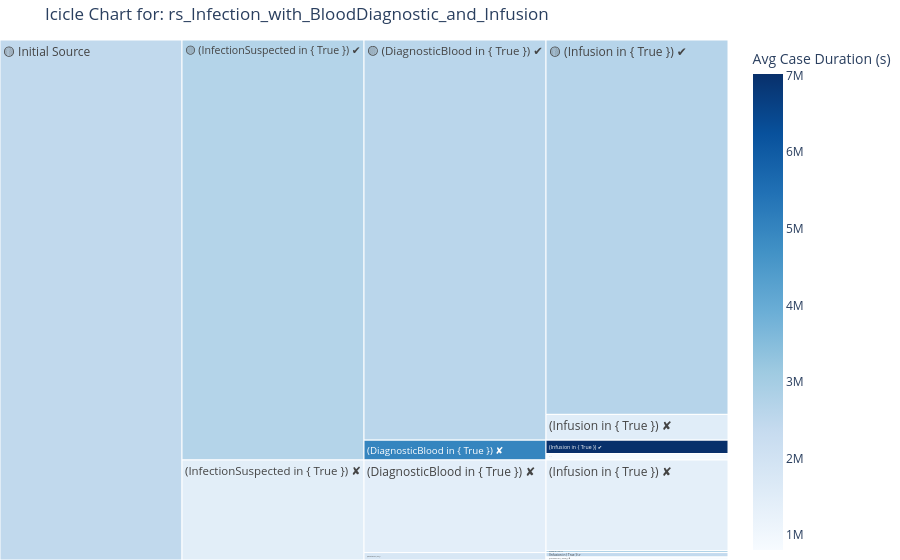
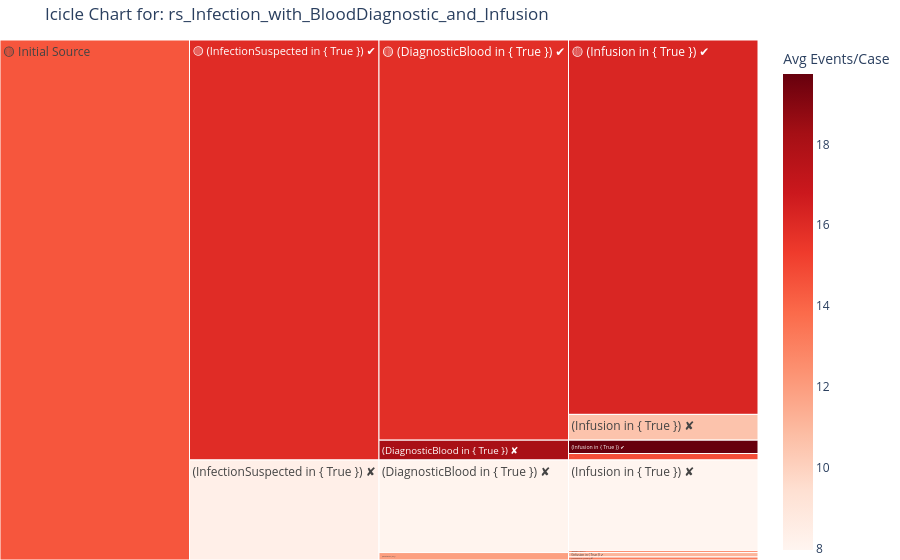
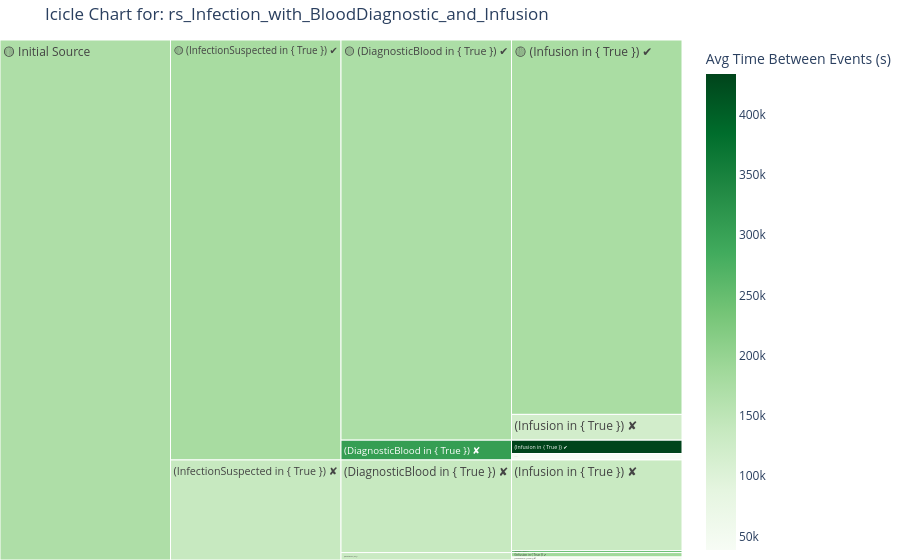

These figures' notebook cell, in order:
### Markdown cell above
When inspecting the visualizations, my initial assumption appears to hold. Most cases in the log are either true for all three filters or false for all three. For example, patients without a suspected infection stayed in the ER for about half as long (16 days) compared to those with a suspected infection.  

An unexpected finding emerged in the group where infection was suspected but no blood diagnostics were performed. Although this group is relatively small, their outcomes differed dramatically depending on whether they received an infusion: patients who did receive an infusion had an average stay of 81 days, while those who did not stayed only about 9 days. This big difference raises questions about what factors might explain such a large gap. Interestingly, these long-duration cases have on average only about five more events, but the time between events is much longer.

### Code cell
query_exploration_icicle('rs_Infection_with_BloodDiagnostic_and_Infusion', log_view, metric='avg_case_duration_seconds', details=False)
query_exploration_icicle('rs_Infection_with_BloodDiagnostic_and_Infusion', log_view, metric='avg_events_per_case', details=False)
query_exploration_icicle('rs_Infection_with_BloodDiagnostic_and_Infusion', log_view, metric='avg_time_between_events', details=False)

### Figure 1 — Plotly figure (JSON) as saved in the notebook; plotly's stock layout.template omitted (floating-point values rounded to 4 significant figures)
{"data": [{"branchvalues": "total", "customdata": [["<b>756 cases</b><br>Avg Case Duration (s): 30d 19h 17m", 2661000.0], ["<b>52 cases</b><br>Avg Case Duration (s): 17d 10h 33m", 1507000.0], ["<b>27 cases</b><br>Avg Case Duration (s): 81d 6h 1m", 7020000.0], ["<b>13 cases</b><br>Avg Case Duration (s): 9d 12h 57m", 824200.0], ["<b>9 cases</b><br>Avg Case Duration (s): 28d 58m", 2423000.0], ["<b>6 cases</b><br>Avg Case Duration (s): 9d 8h 12m", 807100.0], ["<b>4 cases</b><br>Avg Case Duration (s): 33d 14h 28m", 2903000.0], ["<b>183 cases</b><br>Avg Case Duration (s): 16d 1h 14m", 1387000.0], ["(?)", 2587000.0], ["(?)", 5006000.0], ["(?)", 1776000.0], ["(?)", 1419000.0], ["(?)", 2701000.0], ["(?)", 1446000.0], ["(?)", 2460000.0]], "domain": {"x": [0, 1], "y": [0, 1]}, "hovertemplate": "%{customdata[0]}<extra></extra>", "ids": ["🟡 Initial Source/🟡 (InfectionSuspected in { True }) ✔/🟡 (DiagnosticBlood in { True }) ✔/🟡 (Infusion in { True }) ✔", "🟡 Initial Source/🟡 (InfectionSuspected in { True }) ✔/🟡 (DiagnosticBlood in { True }) ✔/(Infusion in { True }) ✘", "🟡 Initial Source/🟡 (InfectionSuspected in { True }) ✔/(DiagnosticBlood in { True }) ✘/(Infusion in { True }) ✔", "🟡 Initial Source/🟡 (InfectionSuspected in { True }) ✔/(DiagnosticBlood in { True }) ✘/(Infusion in { True }) ✘", "🟡 Initial Source/(InfectionSuspected in { True }) ✘/(DiagnosticBlood in { True }) ✔/(Infusion in { True }) ✔", "🟡 Initial Source/(InfectionSuspected in { True }) ✘/(DiagnosticBlood in { True }) ✔/(Infusion in { True }) ✘", "🟡 Initial Source/(InfectionSuspected in { True }) ✘/(DiagnosticBlood in { True }) ✘/(Infusion in { True }) ✔", "🟡 Initial Source/(InfectionSuspected in { True }) ✘/(DiagnosticBlood in { True }) ✘/(Infusion in { True }) ✘", "🟡 Initial Source/🟡 (InfectionSuspected in { True }) ✔/🟡 (DiagnosticBlood in { True }) ✔", "🟡 Initial Source/🟡 (InfectionSuspected in { True }) ✔/(DiagnosticBlood in { True }) ✘", "🟡 Initial Source/(InfectionSuspected in { True }) ✘/(DiagnosticBlood in { True }) ✔", "🟡 Initial Source/(InfectionSuspected in { True }) ✘/(DiagnosticBlood in { True }) ✘", "🟡 Initial Source/🟡 (InfectionSuspected in { True }) ✔", "🟡 Initial Source/(InfectionSuspected in { True }) ✘", "🟡 Initial Source"], "labels": ["🟡 (Infusion in { True }) ✔", "(Infusion in { True }) ✘", "(Infusion in { True }) ✔", "(Infusion in { True }) ✘", "(Infusion in { True }) ✔", "(Infusion in { True }) ✘", "(Infusion in { True }) ✔", "(Infusion in { True }) ✘", "🟡 (DiagnosticBlood in { True }) ✔", "(DiagnosticBlood in { True }) ✘", "(DiagnosticBlood in { True }) ✔", "(DiagnosticBlood in { True }) ✘", "🟡 (InfectionSuspected in { True }) ✔", "(InfectionSuspected in { True }) ✘", "🟡 Initial Source"], "marker": {"coloraxis": "coloraxis", "colors": [2661000.0, 1507000.0, 7020000.0, 824200.0, 2423000.0, 807100.0, 2903000.0, 1387000.0, 2587000.0, 5006000.0, 1776000.0, 1419000.0, 2701000.0, 1446000.0, 2460000.0]}, "name": "", "parents": ["🟡 Initial Source/🟡 (InfectionSuspected in { True }) ✔/🟡 (DiagnosticBlood in { True }) ✔", "🟡 Initial Source/🟡 (InfectionSuspected in { True }) ✔/🟡 (DiagnosticBlood in { True }) ✔", "🟡 Initial Source/🟡 (InfectionSuspected in { True }) ✔/(DiagnosticBlood in { True }) ✘", "🟡 Initial Source/🟡 (InfectionSuspected in { True }) ✔/(DiagnosticBlood in { True }) ✘", "🟡 Initial Source/(InfectionSuspected in { True }) ✘/(DiagnosticBlood in { True }) ✔", "🟡 Initial Source/(InfectionSuspected in { True }) ✘/(DiagnosticBlood in { True }) ✔", "🟡 Initial Source/(InfectionSuspected in { True }) ✘/(DiagnosticBlood in { True }) ✘", "🟡 Initial Source/(InfectionSuspected in { True }) ✘/(DiagnosticBlood in { True }) ✘", "🟡 Initial Source/🟡 (InfectionSuspected in { True }) ✔", "🟡 Initial Source/🟡 (InfectionSuspected in { True }) ✔", "🟡 Initial Source/(InfectionSuspected in { True }) ✘", "🟡 Initial Source/(InfectionSuspected in { True }) ✘", "🟡 Initial Source", "🟡 Initial Source", ""], "type": "icicle", "values": [756.0, 52.0, 27.0, 13.0, 9.0, 6.0, 4.0, 183.0, 808.0, 40.0, 15.0, 187.0, 848.0, 202.0, 1050.0]}], "layout": {"coloraxis": {"colorbar": {"title": {"text": "Avg Case Duration (s)"}}, "colorscale": [[0, "rgb(247,251,255)"], [0.125, "rgb(222,235,247)"], [0.25, "rgb(198,219,239)"], [0.375, "rgb(158,202,225)"], [0.5, "rgb(107,174,214)"], [0.625, "rgb(66,146,198)"], [0.75, "rgb(33,113,181)"], [0.875, "rgb(8,81,156)"], [1, "rgb(8,48,107)"]]}, "legend": {"tracegroupgap": 0}, "margin": {"b": 0, "l": 0, "r": 0, "t": 40}, "title": {"text": "Icicle Chart for: rs_Infection_with_BloodDiagnostic_and_Infusion"}}}

### Figure 2 — Plotly figure (JSON) as saved in the notebook; plotly's stock layout.template omitted (floating-point values rounded to 4 significant figures)
{"data": [{"branchvalues": "total", "customdata": [["<b>756 cases</b><br>Avg Events/Case: 16.21", 16.21], ["<b>52 cases</b><br>Avg Events/Case: 10.58", 10.58], ["<b>27 cases</b><br>Avg Events/Case: 19.74", 19.74], ["<b>13 cases</b><br>Avg Events/Case: 14.77", 14.77], ["<b>9 cases</b><br>Avg Events/Case: 11.11", 11.11], ["<b>6 cases</b><br>Avg Events/Case: 13.17", 13.17], ["<b>4 cases</b><br>Avg Events/Case: 12.75", 12.75], ["<b>183 cases</b><br>Avg Events/Case: 7.97", 7.967], ["(?)", 15.84], ["(?)", 18.12], ["(?)", 11.93], ["(?)", 8.07], ["(?)", 15.95], ["(?)", 8.356], ["(?)", 14.49]], "domain": {"x": [0, 1], "y": [0, 1]}, "hovertemplate": "%{customdata[0]}<extra></extra>", "ids": ["🟡 Initial Source/🟡 (InfectionSuspected in { True }) ✔/🟡 (DiagnosticBlood in { True }) ✔/🟡 (Infusion in { True }) ✔", "🟡 Initial Source/🟡 (InfectionSuspected in { True }) ✔/🟡 (DiagnosticBlood in { True }) ✔/(Infusion in { True }) ✘", "🟡 Initial Source/🟡 (InfectionSuspected in { True }) ✔/(DiagnosticBlood in { True }) ✘/(Infusion in { True }) ✔", "🟡 Initial Source/🟡 (InfectionSuspected in { True }) ✔/(DiagnosticBlood in { True }) ✘/(Infusion in { True }) ✘", "🟡 Initial Source/(InfectionSuspected in { True }) ✘/(DiagnosticBlood in { True }) ✔/(Infusion in { True }) ✔", "🟡 Initial Source/(InfectionSuspected in { True }) ✘/(DiagnosticBlood in { True }) ✔/(Infusion in { True }) ✘", "🟡 Initial Source/(InfectionSuspected in { True }) ✘/(DiagnosticBlood in { True }) ✘/(Infusion in { True }) ✔", "🟡 Initial Source/(InfectionSuspected in { True }) ✘/(DiagnosticBlood in { True }) ✘/(Infusion in { True }) ✘", "🟡 Initial Source/🟡 (InfectionSuspected in { True }) ✔/🟡 (DiagnosticBlood in { True }) ✔", "🟡 Initial Source/🟡 (InfectionSuspected in { True }) ✔/(DiagnosticBlood in { True }) ✘", "🟡 Initial Source/(InfectionSuspected in { True }) ✘/(DiagnosticBlood in { True }) ✔", "🟡 Initial Source/(InfectionSuspected in { True }) ✘/(DiagnosticBlood in { True }) ✘", "🟡 Initial Source/🟡 (InfectionSuspected in { True }) ✔", "🟡 Initial Source/(InfectionSuspected in { True }) ✘", "🟡 Initial Source"], "labels": ["🟡 (Infusion in { True }) ✔", "(Infusion in { True }) ✘", "(Infusion in { True }) ✔", "(Infusion in { True }) ✘", "(Infusion in { True }) ✔", "(Infusion in { True }) ✘", "(Infusion in { True }) ✔", "(Infusion in { True }) ✘", "🟡 (DiagnosticBlood in { True }) ✔", "(DiagnosticBlood in { True }) ✘", "(DiagnosticBlood in { True }) ✔", "(DiagnosticBlood in { True }) ✘", "🟡 (InfectionSuspected in { True }) ✔", "(InfectionSuspected in { True }) ✘", "🟡 Initial Source"], "marker": {"coloraxis": "coloraxis", "colors": [16.21, 10.58, 19.74, 14.77, 11.11, 13.17, 12.75, 7.967, 15.84, 18.12, 11.93, 8.07, 15.95, 8.356, 14.49]}, "name": "", "parents": ["🟡 Initial Source/🟡 (InfectionSuspected in { True }) ✔/🟡 (DiagnosticBlood in { True }) ✔", "🟡 Initial Source/🟡 (InfectionSuspected in { True }) ✔/🟡 (DiagnosticBlood in { True }) ✔", "🟡 Initial Source/🟡 (InfectionSuspected in { True }) ✔/(DiagnosticBlood in { True }) ✘", "🟡 Initial Source/🟡 (InfectionSuspected in { True }) ✔/(DiagnosticBlood in { True }) ✘", "🟡 Initial Source/(InfectionSuspected in { True }) ✘/(DiagnosticBlood in { True }) ✔", "🟡 Initial Source/(InfectionSuspected in { True }) ✘/(DiagnosticBlood in { True }) ✔", "🟡 Initial Source/(InfectionSuspected in { True }) ✘/(DiagnosticBlood in { True }) ✘", "🟡 Initial Source/(InfectionSuspected in { True }) ✘/(DiagnosticBlood in { True }) ✘", "🟡 Initial Source/🟡 (InfectionSuspected in { True }) ✔", "🟡 Initial Source/🟡 (InfectionSuspected in { True }) ✔", "🟡 Initial Source/(InfectionSuspected in { True }) ✘", "🟡 Initial Source/(InfectionSuspected in { True }) ✘", "🟡 Initial Source", "🟡 Initial Source", ""], "type": "icicle", "values": [756.0, 52.0, 27.0, 13.0, 9.0, 6.0, 4.0, 183.0, 808.0, 40.0, 15.0, 187.0, 848.0, 202.0, 1050.0]}], "layout": {"coloraxis": {"colorbar": {"title": {"text": "Avg Events/Case"}}, "colorscale": [[0, "rgb(255,245,240)"], [0.125, "rgb(254,224,210)"], [0.25, "rgb(252,187,161)"], [0.375, "rgb(252,146,114)"], [0.5, "rgb(251,106,74)"], [0.625, "rgb(239,59,44)"], [0.75, "rgb(203,24,29)"], [0.875, "rgb(165,15,21)"], [1, "rgb(103,0,13)"]]}, "legend": {"tracegroupgap": 0}, "margin": {"b": 0, "l": 0, "r": 0, "t": 40}, "title": {"text": "Icicle Chart for: rs_Infection_with_BloodDiagnostic_and_Infusion"}}}

### Figure 3 — Plotly figure (JSON) as saved in the notebook; plotly's stock layout.template omitted (floating-point values rounded to 4 significant figures)
{"data": [{"branchvalues": "total", "customdata": [["<b>756 cases</b><br>Avg Time Between Events (s): 2d 48m", 175700.0], ["<b>52 cases</b><br>Avg Time Between Events (s): 1d 9h 20m", 120100.0], ["<b>27 cases</b><br>Avg Time Between Events (s): 5d 31m", 433900.0], ["<b>13 cases</b><br>Avg Time Between Events (s): 10h 44m", 38700.0], ["<b>9 cases</b><br>Avg Time Between Events (s): 2d 3h 50m", 186600.0], ["<b>6 cases</b><br>Avg Time Between Events (s): 14h 45m", 53160.0], ["<b>4 cases</b><br>Avg Time Between Events (s): 2d 22h 42m", 254500.0], ["<b>183 cases</b><br>Avg Time Between Events (s): 1d 13h 30m", 135000.0], ["(?)", 172100.0], ["(?)", 305500.0], ["(?)", 133200.0], ["(?)", 137600.0], ["(?)", 178400.0], ["(?)", 137300.0], ["(?)", 170500.0]], "domain": {"x": [0, 1], "y": [0, 1]}, "hovertemplate": "%{customdata[0]}<extra></extra>", "ids": ["🟡 Initial Source/🟡 (InfectionSuspected in { True }) ✔/🟡 (DiagnosticBlood in { True }) ✔/🟡 (Infusion in { True }) ✔", "🟡 Initial Source/🟡 (InfectionSuspected in { True }) ✔/🟡 (DiagnosticBlood in { True }) ✔/(Infusion in { True }) ✘", "🟡 Initial Source/🟡 (InfectionSuspected in { True }) ✔/(DiagnosticBlood in { True }) ✘/(Infusion in { True }) ✔", "🟡 Initial Source/🟡 (InfectionSuspected in { True }) ✔/(DiagnosticBlood in { True }) ✘/(Infusion in { True }) ✘", "🟡 Initial Source/(InfectionSuspected in { True }) ✘/(DiagnosticBlood in { True }) ✔/(Infusion in { True }) ✔", "🟡 Initial Source/(InfectionSuspected in { True }) ✘/(DiagnosticBlood in { True }) ✔/(Infusion in { True }) ✘", "🟡 Initial Source/(InfectionSuspected in { True }) ✘/(DiagnosticBlood in { True }) ✘/(Infusion in { True }) ✔", "🟡 Initial Source/(InfectionSuspected in { True }) ✘/(DiagnosticBlood in { True }) ✘/(Infusion in { True }) ✘", "🟡 Initial Source/🟡 (InfectionSuspected in { True }) ✔/🟡 (DiagnosticBlood in { True }) ✔", "🟡 Initial Source/🟡 (InfectionSuspected in { True }) ✔/(DiagnosticBlood in { True }) ✘", "🟡 Initial Source/(InfectionSuspected in { True }) ✘/(DiagnosticBlood in { True }) ✔", "🟡 Initial Source/(InfectionSuspected in { True }) ✘/(DiagnosticBlood in { True }) ✘", "🟡 Initial Source/🟡 (InfectionSuspected in { True }) ✔", "🟡 Initial Source/(InfectionSuspected in { True }) ✘", "🟡 Initial Source"], "labels": ["🟡 (Infusion in { True }) ✔", "(Infusion in { True }) ✘", "(Infusion in { True }) ✔", "(Infusion in { True }) ✘", "(Infusion in { True }) ✔", "(Infusion in { True }) ✘", "(Infusion in { True }) ✔", "(Infusion in { True }) ✘", "🟡 (DiagnosticBlood in { True }) ✔", "(DiagnosticBlood in { True }) ✘", "(DiagnosticBlood in { True }) ✔", "(DiagnosticBlood in { True }) ✘", "🟡 (InfectionSuspected in { True }) ✔", "(InfectionSuspected in { True }) ✘", "🟡 Initial Source"], "marker": {"coloraxis": "coloraxis", "colors": [175700.0, 120100.0, 433900.0, 38700.0, 186600.0, 53160.0, 254500.0, 135000.0, 172100.0, 305500.0, 133200.0, 137600.0, 178400.0, 137300.0, 170500.0]}, "name": "", "parents": ["🟡 Initial Source/🟡 (InfectionSuspected in { True }) ✔/🟡 (DiagnosticBlood in { True }) ✔", "🟡 Initial Source/🟡 (InfectionSuspected in { True }) ✔/🟡 (DiagnosticBlood in { True }) ✔", "🟡 Initial Source/🟡 (InfectionSuspected in { True }) ✔/(DiagnosticBlood in { True }) ✘", "🟡 Initial Source/🟡 (InfectionSuspected in { True }) ✔/(DiagnosticBlood in { True }) ✘", "🟡 Initial Source/(InfectionSuspected in { True }) ✘/(DiagnosticBlood in { True }) ✔", "🟡 Initial Source/(InfectionSuspected in { True }) ✘/(DiagnosticBlood in { True }) ✔", "🟡 Initial Source/(InfectionSuspected in { True }) ✘/(DiagnosticBlood in { True }) ✘", "🟡 Initial Source/(InfectionSuspected in { True }) ✘/(DiagnosticBlood in { True }) ✘", "🟡 Initial Source/🟡 (InfectionSuspected in { True }) ✔", "🟡 Initial Source/🟡 (InfectionSuspected in { True }) ✔", "🟡 Initial Source/(InfectionSuspected in { True }) ✘", "🟡 Initial Source/(InfectionSuspected in { True }) ✘", "🟡 Initial Source", "🟡 Initial Source", ""], "type": "icicle", "values": [756.0, 52.0, 27.0, 13.0, 9.0, 6.0, 4.0, 183.0, 808.0, 40.0, 15.0, 187.0, 848.0, 202.0, 1050.0]}], "layout": {"coloraxis": {"colorbar": {"title": {"text": "Avg Time Between Events (s)"}}, "colorscale": [[0, "rgb(247,252,245)"], [0.125, "rgb(229,245,224)"], [0.25, "rgb(199,233,192)"], [0.375, "rgb(161,217,155)"], [0.5, "rgb(116,196,118)"], [0.625, "rgb(65,171,93)"], [0.75, "rgb(35,139,69)"], [0.875, "rgb(0,109,44)"], [1, "rgb(0,68,27)"]]}, "legend": {"tracegroupgap": 0}, "margin": {"b": 0, "l": 0, "r": 0, "t": 40}, "title": {"text": "Icicle Chart for: rs_Infection_with_BloodDiagnostic_and_Infusion"}}}
